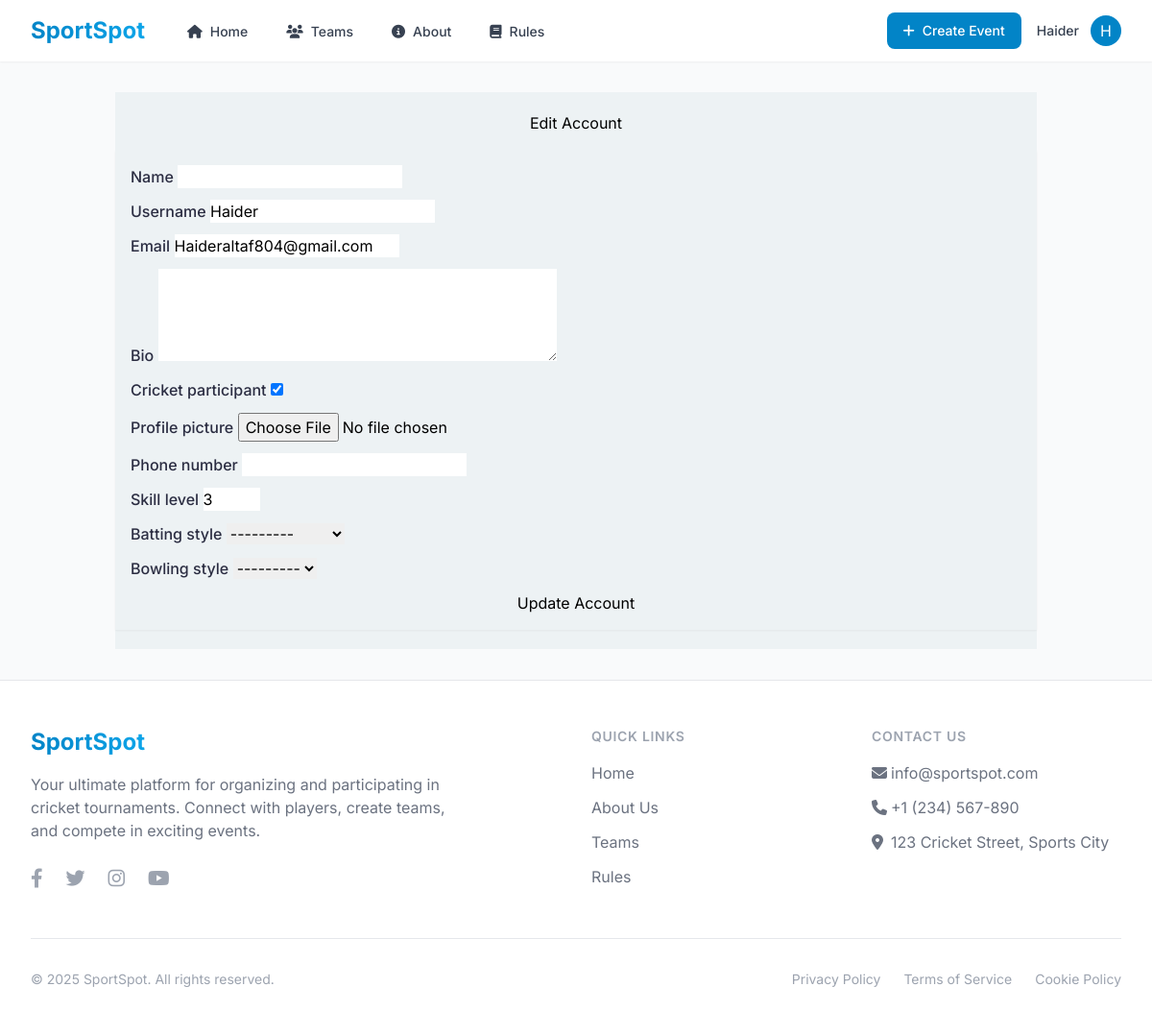
The app's page /account/edit/ (signed in) with its own data.
### base/models.py (models this page shows, shortened)
class User(AbstractUser):
    BATTING_STYLES = [
        ('right', 'Right Handed'),
        ('left', 'Left Handed'),
    ]
    BOWLING_STYLES = [
        ('fast', 'Fast'),
        ('medium', 'Medium'),
        ('spin', 'Spin'),
    ]
    name = models.CharField(max_length=200, null=True, db_index=True)
    email = models.EmailField(unique=True, db_index=True)
    username = models.CharField(max_length=150, unique=True, db_index=True)
    bio = models.TextField(null=True, blank=True)
    cricket_participant = models.BooleanField(default=True, db_index=True)
    is_staff = models.BooleanField(default=False)
    profile_picture = models.ImageField(upload_to='profile_pics/%Y/%m/', null=True, blank=True)
    phone_number = models.CharField(max_length=15, null=True, blank=True)
    skill_level = models.IntegerField(
        validators=[MinValueValidator(1), MaxValueValidator(5)],
        null=True,
        blank=True,
        help_text="Player skill level from 1-5",
        db_index=True
    )
    batting_style = models.CharField(max_length=50, null=True, blank=True, choices=BATTING_STYLES)
    bowling_style = models.CharField(max_length=50, null=True, blank=True, choices=BOWLING_STYLES)
    matches_played = models.PositiveIntegerField(default=0, db_index=True)
    email_verified = models.BooleanField(default=False, db_index=True)
    email_verification_token = models.CharField(max_length=100, null=True, blank=True, unique=True)
    email_verification_sent_at = models.DateTimeField(null=True, blank=True)
    is_active = models.BooleanField(default=True, db_index=True)
    date_joined = models.DateTimeField(default=timezone.now, db_index=True)
    last_login = models.DateTimeField(null=True, blank=True, db_index=True)
    objects = CustomUserManager()
    USERNAME_FIELD = 'email'
    REQUIRED_FIELDS = ['username']
    class Meta:
        verbose_name = 'User'
        verbose_name_plural = 'Users'
        indexes = [
            models.Index(fields=['name', 'email']),
            models.Index(fields=['date_joined', 'is_active']),
            models.Index(fields=['skill_level', 'cricket_participant']),
        ]

### base/views.py (the view)
# urls.py: path('account/edit/', views.edit_account, name='edit-account'),
@login_required(login_url='/login')
def edit_account(request):
    if request.method == 'POST':
        form = UserForm(request.POST, request.FILES, instance=request.user)
        stats_form = PlayerStatsForm(request.POST, instance=request.user.stats)
        if form.is_valid() and stats_form.is_valid():
            form.save()
            stats_form.save()
            messages.success(request, 'Profile updated successfully!')
            return redirect('account')
    else:
        form = UserForm(instance=request.user)
        stats_form = PlayerStatsForm(instance=request.user.stats)
    context = {
        'form': form,
        'stats_form': stats_form
    }
    return render(request, 'user_form.html', context)

### base/forms.py (shortened to what this page needs)
class UserForm(forms.ModelForm):
    class Meta:
        model = User
        fields = ['name', 'username', 'email', 'bio', 'cricket_participant',
                 'profile_picture', 'phone_number', 'skill_level',
                 'batting_style', 'bowling_style']
        widgets = {
            'name':forms.TextInput(attrs={'class':'form-field--input'}),
            'email':forms.EmailInput(attrs={'class':'form-field--input'}),
            'bio':forms.Textarea(attrs={'rows': 4}),
            'skill_level': forms.NumberInput(attrs={'min': 1, 'max': 5}),
        }

class PlayerStatsForm(forms.ModelForm):
    class Meta:
        model = PlayerStats
        fields = ['runs_scored', 'wickets_taken', 'matches_played',
                 'batting_average', 'bowling_average', 'highest_score',
                 'best_bowling']

### templates/user_form.html (shortened to what this page needs)
{% extends 'base/main.html' %}
{% block content %}
<section class="py-5 bg-light">
    <div class="container">
        <h3 class="text-center mb-4">Edit Account</h3>
        <div class="card shadow-sm p-4">
            <form method="POST" enctype="multipart/form-data">
                {% for field in form %}
                <div class="mb-3">
                    <label class="form-label" for="{{ field.id_for_label }}">{{ field.label }}</label>
                    {{ field }}
                </div>
                {% endfor %}
                <div class="text-center">
                    <input class="btn btn-primary" type="submit" value="Update Account" />
                </div>
            </form>
        </div>
    </div>
</section>
{% endblock content %}

### templates/base/navbar.html (shortened to what this page needs)
<nav class="bg-white shadow-sm sticky top-0 z-50" x-data="{ mobileMenuOpen: false }">
    <div class="max-w-7xl mx-auto px-4 sm:px-6 lg:px-8">
        <div class="flex justify-between h-16">
            <div class="flex items-center">
                <a href="{% url 'home' %}" class="flex items-center">
                    <span class="text-2xl font-bold bg-gradient-to-r from-primary-600 to-primary-500 bg-clip-text text-transparent">
                    </span>
                </a>
                <div class="hidden md:ml-10 md:flex md:space-x-8">
                    <a href="{% url 'home' %}"
                       class="inline-flex items-center px-1 pt-1 text-sm font-medium text-gray-700 hover:text-primary-600 border-b-2 {% if request.resolver_match.url_name == 'home' %}border-primary-500{% else %}border-transparent{% endif %}">
                        <i class="fas fa-home mr-2"></i> Home
                    </a>
                    <a href="{% url 'teams' %}"
                       class="inline-flex items-center px-1 pt-1 text-sm font-medium text-gray-700 hover:text-primary-600 border-b-2 {% if request.resolver_match.url_name == 'teams' %}border-primary-500{% else %}border-transparent{% endif %}">
                        <i class="fas fa-users mr-2"></i> Teams
                    </a>
                    <a href="{% url 'about' %}"
                       class="inline-flex items-center px-1 pt-1 text-sm font-medium text-gray-700 hover:text-primary-600 border-b-2 {% if request.resolver_match.url_name == 'about' %}border-primary-500{% else %}border-transparent{% endif %}">
                        <i class="fas fa-info-circle mr-2"></i> About
                    </a>
                    <a href="{% url 'rules' %}"
                       class="inline-flex items-center px-1 pt-1 text-sm font-medium text-gray-700 hover:text-primary-600 border-b-2 {% if request.resolver_match.url_name == 'rules' %}border-primary-500{% else %}border-transparent{% endif %}">
                        <i class="fas fa-book mr-2"></i> Rules
                    </a>
                </div>
            </div>
            <div class="hidden md:flex md:items-center md:space-x-4">
                {% if request.user.is_authenticated %}
                    <a href="{% url 'create-event' %}"
                       class="inline-flex items-center px-4 py-2 border border-transparent text-sm font-medium rounded-lg text-white bg-primary-600 hover:bg-primary-700 focus:outline-none focus:ring-2 focus:ring-offset-2 focus:ring-primary-500 transition-colors duration-150">
                        <i class="fas fa-plus mr-2"></i> Create Event
                    </a>
                    <div class="relative" x-data="{ open: false }">
                        <button @click="open = !open"
                                class="flex items-center space-x-3 focus:outline-none"
                                id="user-menu-button">
                            <span class="text-sm font-medium text-gray-700">{{ request.user.name|default:request.user.username }}</span>
                            {% if request.user.profile_picture %}
                                <img class="h-8 w-8 rounded-full object-cover ring-2 ring-white"
                                     src="{{ request.user.profile_picture.url }}"
                                     alt="{{ request.user.name|default:request.user.username }}">
                            {% else %}
                                <div class="h-8 w-8 rounded-full bg-primary-600 flex items-center justify-center text-white ring-2 ring-white">
                                    {{ request.user.name|default:request.user.username|first|upper }}
                                </div>
                            {% endif %}
                        </button>
                    </div>
                {% endif %}
            </div>
        </div>
    </div>
</nav>

### static/css/main.css (style rules this page uses)
:root { --primary-red: #E63946; --dark-charcoal: #2B2D42; --light-gray: #EDF2F4; --footer-bg: #1A1A1A; }
body { font-family: 'Inter', sans-serif; }
.form-label { margin-bottom: 0.5rem; font-weight: 500; color: var(--dark-charcoal); }
.bg-light { background-color: var(--light-gray) !important; }
html { scroll-behavior: smooth; }

### templates/base/main.html (style rules this page uses)
body { display: none; }

### records on screen
User: user.name "Haider", user.name|first "H", form "Haider" "Haideraltaf804@gmail.com" "☑" "3" "---------" "---------"

### other values on screen
{{ field.label }} "Name" "Username" "Email" "Bio" "Cricket participant" "Profile picture" "Phone number" "Skill level" "Batting style" "Bowling style"
